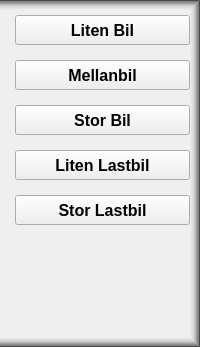
                <widget class="QFrame" name="frameP1Buttonbox">
                 <property name="minimumSize">
                  <size>
                   <width>180</width>
                   <height>0</height>
                  </size>
                 </property>
                 <property name="styleSheet">
                  <string notr="true">QFrame {
border-top: 10px solid qlineargradient(spread:pad, x1:1, y1:1, x2:1, y2:0, stop:0 rgba(0, 0, 0, 0), stop:0.402844 rgba(0, 0, 0, 31), stop:0.635071 rgba(0, 0, 0, 80), stop:0.763033 rgba(0, 0, 0, 107), stop:0.890995 rgba(0, 0, 0, 125), stop:1 rgba(0, 0, 0, 226));
border-right: 10px solid qlineargradient(spread:pad, x1:0, y1:0, x2:1, y2:0, stop:0 rgba(0, 0, 0, 0), stop:0.402844 rgba(0, 0, 0, 31), stop:0.635071 rgba(0, 0, 0, 80), stop:0.763033 rgba(0, 0, 0, 107), stop:0.890995 rgba(0, 0, 0, 125), stop:1 rgba(0, 0, 0, 226));
border-bottom: 10px solid qlineargradient(spread:pad, x1:0, y1:0, x2:0, y2:1, stop:0 rgba(0, 0, 0, 0), stop:0.402844 rgba(0, 0, 0, 31), stop:0.635071 rgba(0, 0, 0, 80), stop:0.763033 rgba(0, 0, 0, 107), stop:0.890995 rgba(0, 0, 0, 125), stop:1 rgba(0, 0, 0, 226));
 }
</string>
                 </property>
                 <property name="frameShape">
                  <enum>QFrame::NoFrame</enum>
                 </property>
                 <property name="frameShadow">
                  <enum>QFrame::Raised</enum>
                 </property>
                 <layout class="QVBoxLayout" name="verticalLayout_11">
                  <property name="spacing">
                   <number>15</number>
                  </property>
                  <property name="leftMargin">
                   <number>15</number>
                  </property>
                  <property name="topMargin">
                   <number>5</number>
                  </property>
                  <property name="rightMargin">
                   <number>0</number>
                  </property>
                  <property name="bottomMargin">
                   <number>0</number>
                  </property>
                  <item>
                   <widget class="QPushButton" name="pushButtonP1S_Car">
                    <property name="minimumSize">
                     <size>
                      <width>80</width>
                      <height>30</height>
                     </size>
                    </property>
                    <property name="font">
                     <font>
                      <pointsize>12</pointsize>
                      <weight>75</weight>
                      <italic>false</italic>
                      <bold>true</bold>
                     </font>
                    </property>
                    <property name="focusPolicy">
                     <enum>Qt::NoFocus</enum>
                    </property>
                    <property name="text">
                     <string>Liten Bil</string>
                    </property>
                   </widget>
                  </item>
                  <item>
                   <widget class="QPushButton" name="pushButtonP1M_Car">
                    <property name="minimumSize">
                     <size>
                      <width>80</width>
                      <height>30</height>
                     </size>
                    </property>
                    <property name="font">
                     <font>
                      <pointsize>12</pointsize>
                      <weight>75</weight>
                      <italic>false</italic>
                      <bold>true</bold>
                     </font>
                    </property>
                    <property name="focusPolicy">
                     <enum>Qt::NoFocus</enum>
                    </property>
                    <property name="text">
                     <string>Mellanbil</string>
                    </property>
                   </widget>
                  </item>
                  <item>
                   <widget class="QPushButton" name="pushButtonP1L_Car">
                    <property name="minimumSize">
                     <size>
                      <width>80</width>
                      <height>30</height>
                     </size>
                    </property>
                    <property name="font">
                     <font>
                      <pointsize>12</pointsize>
                      <weight>75</weight>
                      <italic>false</italic>
                      <bold>true</bold>
                     </font>
                    </property>
                    <property name="focusPolicy">
                     <enum>Qt::NoFocus</enum>
                    </property>
                    <property name="text">
                     <string>Stor Bil</string>
                    </property>
                   </widget>
                  </item>
                  <item>
                   <widget class="QPushButton" name="pushButtonP1S_Truck">
                    <property name="minimumSize">
                     <size>
                      <width>80</width>
                      <height>30</height>
                     </size>
                    </property>
                    <property name="font">
                     <font>
                      <pointsize>12</pointsize>
                      <weight>75</weight>
                      <italic>false</italic>
                      <bold>true</bold>
                     </font>
                    </property>
                    <property name="focusPolicy">
                     <enum>Qt::NoFocus</enum>
                    </property>
                    <property name="text">
                     <string>Liten Lastbil</string>
                    </property>
                   </widget>
                  </item>
                  <item>
                   <widget class="QPushButton" name="pushButtonP1L_Truck">
                    <property name="minimumSize">
                     <size>
                      <width>80</width>
                      <height>30</height>
                     </size>
                    </property>
                    <property name="font">
                     <font>
                      <pointsize>12</pointsize>
                      <weight>75</weight>
                      <italic>false</italic>
                      <bold>true</bold>
                     </font>
                    </property>
                    <property name="focusPolicy">
                     <enum>Qt::NoFocus</enum>
                    </property>
                    <property name="text">
                     <string>Stor Lastbil</string>
                    </property>
                   </widget>
                  </item>
                  <item>
                   <spacer name="verticalSpacer_9">
                    <property name="orientation">
                     <enum>Qt::Vertical</enum>
                    </property>
                    <property name="sizeHint" stdset="0">
                     <size>
                      <width>20</width>
                      <height>112</height>
                     </size>
                    </property>
                   </spacer>
                  </item>
                 </layout>
                </widget>
